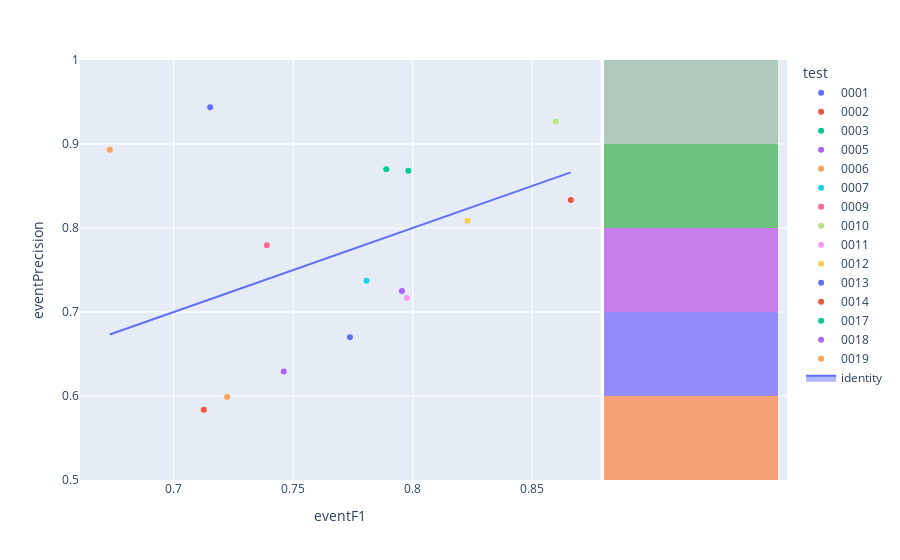

Notebook code cell kept with this figure:
### Code cell
fig=px.scatter(experimentModels_N2,x='eventF1',y='eventPrecision',color='test',hover_name='modelId', marginal_y="histogram")
fig.add_trace(
    go.Scatter(x=experimentModels_N2['eventF1'], y=experimentModels_N2['eventF1'], name="identity", mode='lines',fill="toself")
)
fig.show()

### Figure 1 — Plotly figure (JSON) as saved in the notebook; plotly's stock layout.template omitted (floating-point values rounded to 4 significant figures)
{"data": [{"hovertemplate": "<b>%{hovertext}</b><br><br>test=0001<br>eventF1=%{x}<br>eventPrecision=%{y}<extra></extra>", "hovertext": ["e1d4b905-b790-4fe9-8a43-59b76a36b9dd"], "legendgroup": "0001", "marker": {"color": "#636efa", "symbol": "circle"}, "mode": "markers", "name": "0001", "orientation": "v", "showlegend": true, "type": "scatter", "x": [0.7152], "xaxis": "x", "y": [0.9436], "yaxis": "y"}, {"alignmentgroup": "True", "bingroup": "y", "hovertemplate": "test=0001<br>eventPrecision=%{y}<br>count=%{x}<extra></extra>", "legendgroup": "0001", "marker": {"color": "#636efa"}, "name": "0001", "offsetgroup": "0001", "opacity": 0.5, "showlegend": false, "type": "histogram", "xaxis": "x2", "y": [0.9436], "yaxis": "y2"}, {"hovertemplate": "<b>%{hovertext}</b><br><br>test=0002<br>eventF1=%{x}<br>eventPrecision=%{y}<extra></extra>", "hovertext": ["c1f62253-8dcf-4cc8-8b95-bde893a5a09e"], "legendgroup": "0002", "marker": {"color": "#EF553B", "symbol": "circle"}, "mode": "markers", "name": "0002", "orientation": "v", "showlegend": true, "type": "scatter", "x": [0.8661], "xaxis": "x", "y": [0.8334], "yaxis": "y"}, {"alignmentgroup": "True", "bingroup": "y", "hovertemplate": "test=0002<br>eventPrecision=%{y}<br>count=%{x}<extra></extra>", "legendgroup": "0002", "marker": {"color": "#EF553B"}, "name": "0002", "offsetgroup": "0002", "opacity": 0.5, "showlegend": false, "type": "histogram", "xaxis": "x2", "y": [0.8334], "yaxis": "y2"}, {"hovertemplate": "<b>%{hovertext}</b><br><br>test=0003<br>eventF1=%{x}<br>eventPrecision=%{y}<extra></extra>", "hovertext": ["4f00824a-e500-4ad5-8aec-b8f5322c821a"], "legendgroup": "0003", "marker": {"color": "#00cc96", "symbol": "circle"}, "mode": "markers", "name": "0003", "orientation": "v", "showlegend": true, "type": "scatter", "x": [0.7889], "xaxis": "x", "y": [0.8699], "yaxis": "y"}, {"alignmentgroup": "True", "bingroup": "y", "hovertemplate": "test=0003<br>eventPrecision=%{y}<br>count=%{x}<extra></extra>", "legendgroup": "0003", "marker": {"color": "#00cc96"}, "name": "0003", "offsetgroup": "0003", "opacity": 0.5, "showlegend": false, "type": "histogram", "xaxis": "x2", "y": [0.8699], "yaxis": "y2"}, {"hovertemplate": "<b>%{hovertext}</b><br><br>test=0005<br>eventF1=%{x}<br>eventPrecision=%{y}<extra></extra>", "hovertext": ["b729b67d-261b-41e9-8555-a5749e35811e"], "legendgroup": "0005", "marker": {"color": "#ab63fa", "symbol": "circle"}, "mode": "markers", "name": "0005", "orientation": "v", "showlegend": true, "type": "scatter", "x": [0.746], "xaxis": "x", "y": [0.6292], "yaxis": "y"}, {"alignmentgroup": "True", "bingroup": "y", "hovertemplate": "test=0005<br>eventPrecision=%{y}<br>count=%{x}<extra></extra>", "legendgroup": "0005", "marker": {"color": "#ab63fa"}, "name": "0005", "offsetgroup": "0005", "opacity": 0.5, "showlegend": false, "type": "histogram", "xaxis": "x2", "y": [0.6292], "yaxis": "y2"}, {"hovertemplate": "<b>%{hovertext}</b><br><br>test=0006<br>eventF1=%{x}<br>eventPrecision=%{y}<extra></extra>", "hovertext": ["d084f1f0-06ef-468e-b82e-16b5f96fdc69"], "legendgroup": "0006", "marker": {"color": "#FFA15A", "symbol": "circle"}, "mode": "markers", "name": "0006", "orientation": "v", "showlegend": true, "type": "scatter", "x": [0.6733], "xaxis": "x", "y": [0.8931], "yaxis": "y"}, {"alignmentgroup": "True", "bingroup": "y", "hovertemplate": "test=0006<br>eventPrecision=%{y}<br>count=%{x}<extra></extra>", "legendgroup": "0006", "marker": {"color": "#FFA15A"}, "name": "0006", "offsetgroup": "0006", "opacity": 0.5, "showlegend": false, "type": "histogram", "xaxis": "x2", "y": [0.8931], "yaxis": "y2"}, {"hovertemplate": "<b>%{hovertext}</b><br><br>test=0007<br>eventF1=%{x}<br>eventPrecision=%{y}<extra></extra>", "hovertext": ["e4a48e65-6ade-4c80-a360-abf73bd39eeb"], "legendgroup": "0007", "marker": {"color": "#19d3f3", "symbol": "circle"}, "mode": "markers", "name": "0007", "orientation": "v", "showlegend": true, "type": "scatter", "x": [0.7807], "xaxis": "x", "y": [0.7373], "yaxis": "y"}, {"alignmentgroup": "True", "bingroup": "y", "hovertemplate": "test=0007<br>eventPrecision=%{y}<br>count=%{x}<extra></extra>", "legendgroup": "0007", "marker": {"color": "#19d3f3"}, "name": "0007", "offsetgroup": "0007", "opacity": 0.5, "showlegend": false, "type": "histogram", "xaxis": "x2", "y": [0.7373], "yaxis": "y2"}, {"hovertemplate": "<b>%{hovertext}</b><br><br>test=0009<br>eventF1=%{x}<br>eventPrecision=%{y}<extra></extra>", "hovertext": ["1eca4001-1d4f-4d59-b1de-1b02a0d6f95f"], "legendgroup": "0009", "marker": {"color": "#FF6692", "symbol": "circle"}, "mode": "markers", "name": "0009", "orientation": "v", "showlegend": true, "type": "scatter", "x": [0.7389], "xaxis": "x", "y": [0.7794], "yaxis": "y"}, {"alignmentgroup": "True", "bingroup": "y", "hovertemplate": "test=0009<br>eventPrecision=%{y}<br>count=%{x}<extra></extra>", "legendgroup": "0009", "marker": {"color": "#FF6692"}, "name": "0009", "offsetgroup": "0009", "opacity": 0.5, "showlegend": false, "type": "histogram", "xaxis": "x2", "y": [0.7794], "yaxis": "y2"}, {"hovertemplate": "<b>%{hovertext}</b><br><br>test=0010<br>eventF1=%{x}<br>eventPrecision=%{y}<extra></extra>", "hovertext": ["c35d7164-a086-4277-899c-731c13b90a75"], "legendgroup": "0010", "marker": {"color": "#B6E880", "symbol": "circle"}, "mode": "markers", "name": "0010", "orientation": "v", "showlegend": true, "type": "scatter", "x": [0.8599], "xaxis": "x", "y": [0.9269], "yaxis": "y"}, {"alignmentgroup": "True", "bingroup": "y", "hovertemplate": "test=0010<br>eventPrecision=%{y}<br>count=%{x}<extra></extra>", "legendgroup": "0010", "marker": {"color": "#B6E880"}, "name": "0010", "offsetgroup": "0010", "opacity": 0.5, "showlegend": false, "type": "histogram", "xaxis": "x2", "y": [0.9269], "yaxis": "y2"}, {"hovertemplate": "<b>%{hovertext}</b><br><br>test=0011<br>eventF1=%{x}<br>eventPrecision=%{y}<extra></extra>", "hovertext": ["d610a0a1-aae2-46e6-b31e-a91cb6c987fe"], "legendgroup": "0011", "marker": {"color": "#FF97FF", "symbol": "circle"}, "mode": "markers", "name": "0011", "orientation": "v", "showlegend": true, "type": "scatter", "x": [0.7976], "xaxis": "x", "y": [0.7168], "yaxis": "y"}, {"alignmentgroup": "True", "bingroup": "y", "hovertemplate": "test=0011<br>eventPrecision=%{y}<br>count=%{x}<extra></extra>", "legendgroup": "0011", "marker": {"color": "#FF97FF"}, "name": "0011", "offsetgroup": "0011", "opacity": 0.5, "showlegend": false, "type": "histogram", "xaxis": "x2", "y": [0.7168], "yaxis": "y2"}, {"hovertemplate": "<b>%{hovertext}</b><br><br>test=0012<br>eventF1=%{x}<br>eventPrecision=%{y}<extra></extra>", "hovertext": ["58ce72d9-8af2-4491-8cb9-99536ad462a1"], "legendgroup": "0012", "marker": {"color": "#FECB52", "symbol": "circle"}, "mode": "markers", "name": "0012", "orientation": "v", "showlegend": true, "type": "scatter", "x": [0.823], "xaxis": "x", "y": [0.8085], "yaxis": "y"}, {"alignmentgroup": "True", "bingroup": "y", "hovertemplate": "test=0012<br>eventPrecision=%{y}<br>count=%{x}<extra></extra>", "legendgroup": "0012", "marker": {"color": "#FECB52"}, "name": "0012", "offsetgroup": "0012", "opacity": 0.5, "showlegend": false, "type": "histogram", "xaxis": "x2", "y": [0.8085], "yaxis": "y2"}, {"hovertemplate": "<b>%{hovertext}</b><br><br>test=0013<br>eventF1=%{x}<br>eventPrecision=%{y}<extra></extra>", "hovertext": ["b0dc28a7-8906-48a2-9333-829d89d4da08"], "legendgroup": "0013", "marker": {"color": "#636efa", "symbol": "circle"}, "mode": "markers", "name": "0013", "orientation": "v", "showlegend": true, "type": "scatter", "x": [0.7738], "xaxis": "x", "y": [0.6699], "yaxis": "y"}, {"alignmentgroup": "True", "bingroup": "y", "hovertemplate": "test=0013<br>eventPrecision=%{y}<br>count=%{x}<extra></extra>", "legendgroup": "0013", "marker": {"color": "#636efa"}, "name": "0013", "offsetgroup": "0013", "opacity": 0.5, "showlegend": false, "type": "histogram", "xaxis": "x2", "y": [0.6699], "yaxis": "y2"}, {"hovertemplate": "<b>%{hovertext}</b><br><br>test=0014<br>eventF1=%{x}<br>eventPrecision=%{y}<extra></extra>", "hovertext": ["54cb709f-d446-42be-9fd1-06990c8afe3f"], "legendgroup": "0014", "marker": {"color": "#EF553B", "symbol": "circle"}, "mode": "markers", "name": "0014", "orientation": "v", "showlegend": true, "type": "scatter", "x": [0.7126], "xaxis": "x", "y": [0.5835], "yaxis": "y"}, {"alignmentgroup": "True", "bingroup": "y", "hovertemplate": "test=0014<br>eventPrecision=%{y}<br>count=%{x}<extra></extra>", "legendgroup": "0014", "marker": {"color": "#EF553B"}, "name": "0014", "offsetgroup": "0014", "opacity": 0.5, "showlegend": false, "type": "histogram", "xaxis": "x2", "y": [0.5835], "yaxis": "y2"}, {"hovertemplate": "<b>%{hovertext}</b><br><br>test=0017<br>eventF1=%{x}<br>eventPrecision=%{y}<extra></extra>", "hovertext": ["16ad2dbe-89ae-49a8-bb50-2fe8808350e1"], "legendgroup": "0017", "marker": {"color": "#00cc96", "symbol": "circle"}, "mode": "markers", "name": "0017", "orientation": "v", "showlegend": true, "type": "scatter", "x": [0.7982], "xaxis": "x", "y": [0.8683], "yaxis": "y"}, {"alignmentgroup": "True", "bingroup": "y", "hovertemplate": "test=0017<br>eventPrecision=%{y}<br>count=%{x}<extra></extra>", "legendgroup": "0017", "marker": {"color": "#00cc96"}, "name": "0017", "offsetgroup": "0017", "opacity": 0.5, "showlegend": false, "type": "histogram", "xaxis": "x2", "y": [0.8683], "yaxis": "y2"}, {"hovertemplate": "<b>%{hovertext}</b><br><br>test=0018<br>eventF1=%{x}<br>eventPrecision=%{y}<extra></extra>", "hovertext": ["b98204bb-7019-427e-a9f2-a672dfd87243"], "legendgroup": "0018", "marker": {"color": "#ab63fa", "symbol": "circle"}, "mode": "markers", "name": "0018", "orientation": "v", "showlegend": true, "type": "scatter", "x": [0.7955], "xaxis": "x", "y": [0.7251], "yaxis": "y"}, {"alignmentgroup": "True", "bingroup": "y", "hovertemplate": "test=0018<br>eventPrecision=%{y}<br>count=%{x}<extra></extra>", "legendgroup": "0018", "marker": {"color": "#ab63fa"}, "name": "0018", "offsetgroup": "0018", "opacity": 0.5, "showlegend": false, "type": "histogram", "xaxis": "x2", "y": [0.7251], "yaxis": "y2"}, {"hovertemplate": "<b>%{hovertext}</b><br><br>test=0019<br>eventF1=%{x}<br>eventPrecision=%{y}<extra></extra>", "hovertext": ["48b09ab7-ec21-48fa-ae25-c197b95a7389"], "legendgroup": "0019", "marker": {"color": "#FFA15A", "symbol": "circle"}, "mode": "markers", "name": "0019", "orientation": "v", "showlegend": true, "type": "scatter", "x": [0.7224], "xaxis": "x", "y": [0.5987], "yaxis": "y"}, {"alignmentgroup": "True", "bingroup": "y", "hovertemplate": "test=0019<br>eventPrecision=%{y}<br>count=%{x}<extra></extra>", "legendgroup": "0019", "marker": {"color": "#FFA15A"}, "name": "0019", "offsetgroup": "0019", "opacity": 0.5, "showlegend": false, "type": "histogram", "xaxis": "x2", "y": [0.5987], "yaxis": "y2"}, {"fill": "toself", "mode": "lines", "name": "identity", "type": "scatter", "x": [0.7152, 0.8661, 0.7889, 0.746, 0.6733, 0.7807, 0.7389, 0.8599, 0.7976, 0.823, 0.7738, 0.7126, 0.7982, 0.7955, 0.7224], "y": [0.7152, 0.8661, 0.7889, 0.746, 0.6733, 0.7807, 0.7389, 0.8599, 0.7976, 0.823, 0.7738, 0.7126, 0.7982, 0.7955, 0.7224]}], "layout": {"barmode": "overlay", "legend": {"title": {"text": "test"}, "tracegroupgap": 0}, "margin": {"t": 60}, "xaxis": {"anchor": "y", "domain": [0, 0.7363], "title": {"text": "eventF1"}}, "xaxis2": {"anchor": "y2", "domain": [0.7413, 1], "matches": "x2", "showgrid": true, "showline": false, "showticklabels": false, "ticks": ""}, "yaxis": {"anchor": "x", "domain": [0, 1], "title": {"text": "eventPrecision"}}, "yaxis2": {"anchor": "x2", "domain": [0, 1], "matches": "y", "showgrid": true, "showticklabels": false}}}
